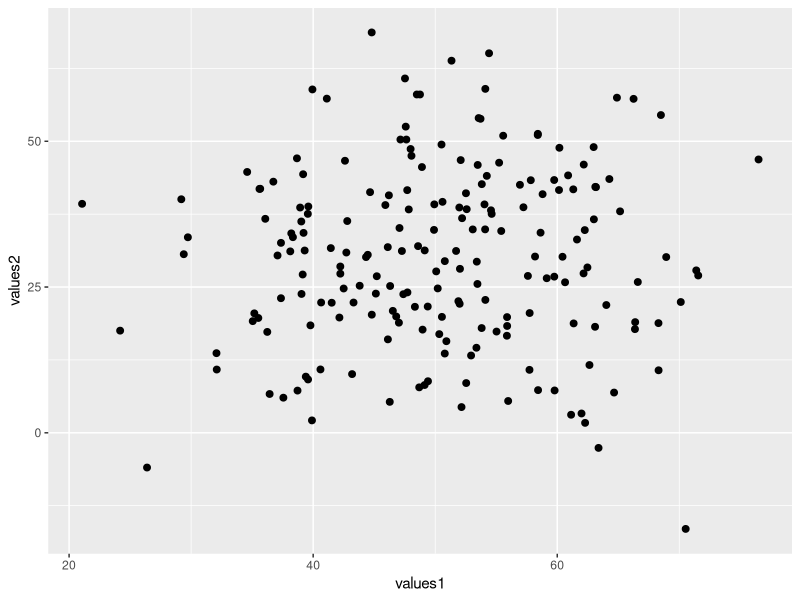
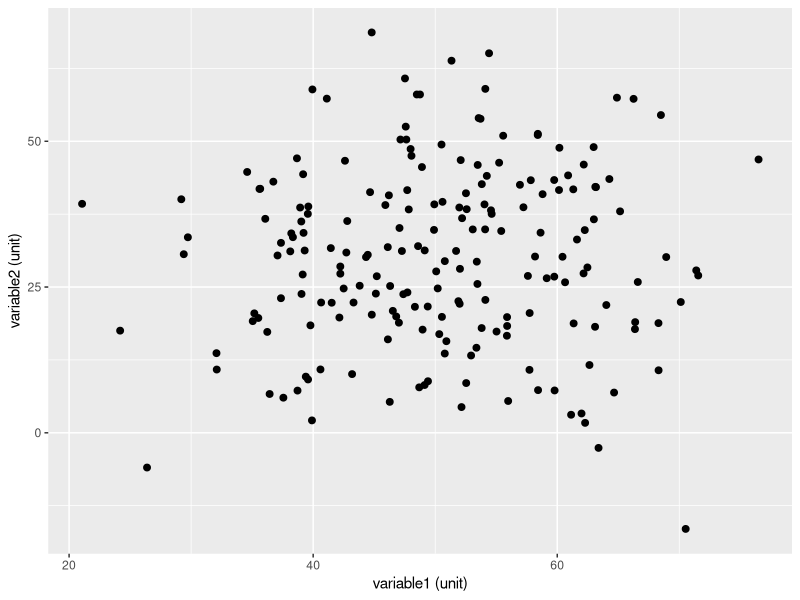
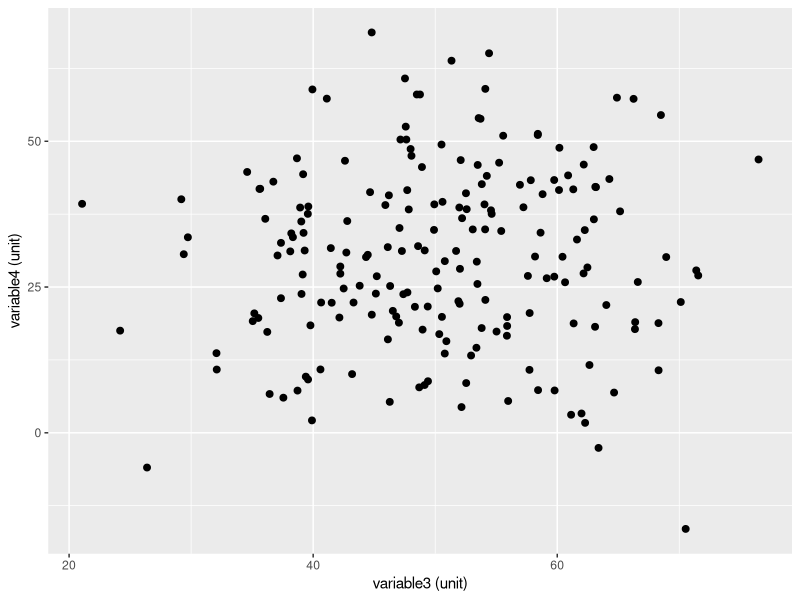
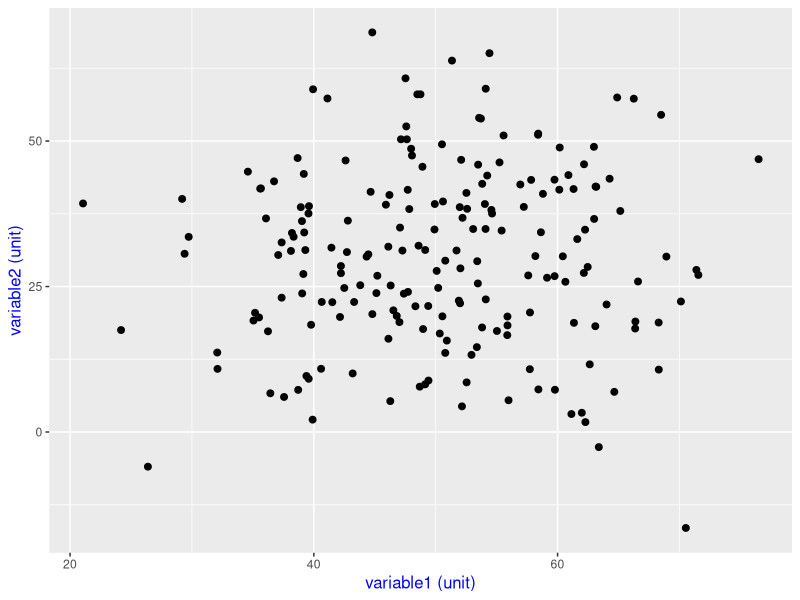
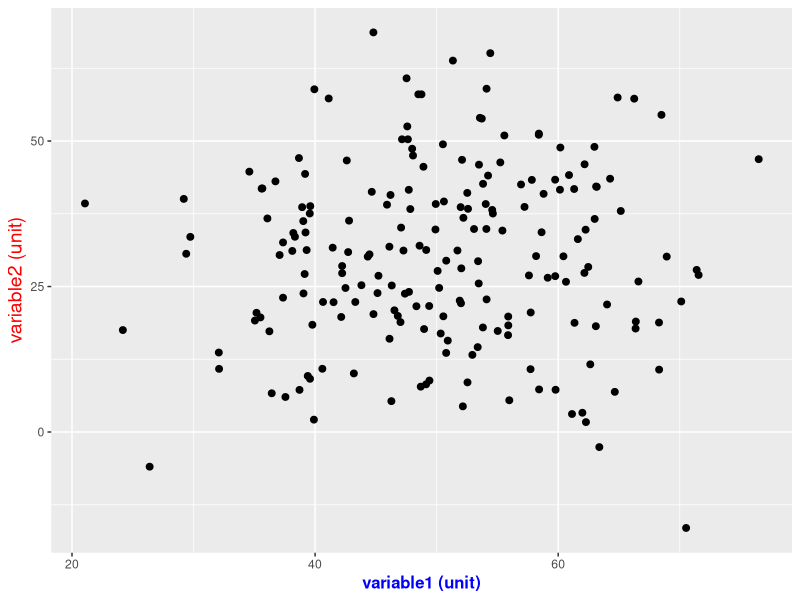

Generate these figures, in order, with R:
## ---- chunk 1
knitr::opts_chunk$set(echo = TRUE)

# title: axis titles
# author: jonathan
# revised: 11/2/2020 

WEB <- c("https://bioceed.uib.no/dropfolder/bioSTATS/Rmd/Basic/Visualizing/Essential/axis-title.html")
GIT <- c("https://github.com/jonathansoule/biostats/blob/master/Basic/Visualizing/Essential/axis-title.Rmd")
library(ggplot2)
## ---- chunk 2
# variable 1
values1 <- rnorm(200, mean=50, sd=10) 

# variable 2
values2 <- c(rnorm(100, mean=20, sd=10), rnorm(100, mean=40, sd=10))

# dataframe
df <- data.frame(values1, values2)

# scatter plot
baseplot <- ggplot(df, aes(values1, values2)) +
  geom_point(size=2) 
baseplot
## ---- chunk 3
baseplot +
  xlab("variable1 (unit)") +
  ylab("variable2 (unit)")
## ---- chunk 4
baseplot +
  scale_x_continuous("variable3 (unit)") +
  scale_y_continuous("variable4 (unit)")
## ---- chunk 5
baseplot +
  xlab("variable1 (unit)") +
  ylab("variable2 (unit)") +
  theme(axis.title = element_text(color = "blue", size = 12))
## ---- chunk 6
baseplot +
  xlab("variable1 (unit)") +
  ylab("variable2 (unit)") +
  theme(axis.title.x = element_text(color = "blue", face ="bold", size = 12)) +
  theme(axis.title.y = element_text(color = "red", size = 14))
